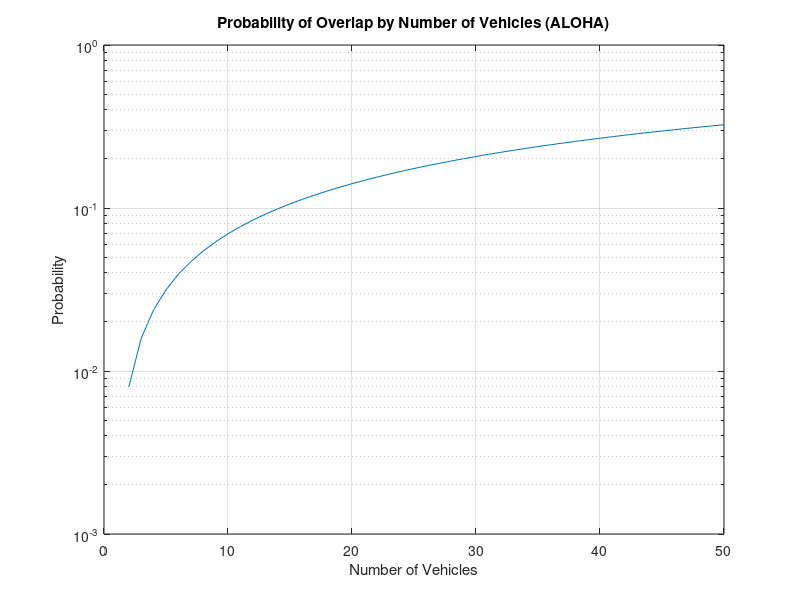

Recreate this plot in MATLAB. (Note: this script raises an error after producing the figure.)
% TP - Communications 
% Code developed by the following students:
% Lucas TRAMONTE
% Vitor OPSFELDER ESTANISLAU
% Max LEE

% TP - Communications 
% Given information:

Pt = 30; % Transmit power in dBm
W = 10 * 10^6; % Bandwidth in Hz
s = 5; % System loss in dB
SNR_min = 30; % Minimum Signal-to-Noise Ratio in dB
A = 41; % Constant A in dB
B = 22.7; % Constant B in dB

% Calculate the noise using the expression:

N = -174 + 10 * log10(W); % Noise power in dBm

% Calculate the maximum distance:

d = 10^((Pt - A - s - N - SNR_min) / B); % Maximum distance in meters

% To prevent disconnection, the vehicle must be located between two access points. 
% Thus, the maximum distance D will be 2*d.

D = 2 * d;

%%%%%%%%%%%%%%%%%%%%%%%%%%%%%%%%%%%%%%%%%%%%%%%%%%%%%%%%%%%%%%%%%%%%%%%%%%%%

% ALOHA: 

% Assume ALOHA transmission can be modeled as a Poisson process. 
% The transmission occurs for 1 packet every 100 ms, 
% therefore, the parameter <<lambda>> is calculated as follows: 

lambda = 1 / (100 * 10^-3); % Arrival rate in packets per second

% Calculate the parameter T_f, which is the transmission time for each packet.
% Each packet is 500 bytes (500*8 = 4000 bits). 
% With a spectral efficiency of 1 bit/s/Hz and a bandwidth of 10 MHz, 
% the transmission time is:

Tf = (500 * 8) / (10^7); % Transmission time in seconds

% The probability that packets do not overlap is given by:
% P_success = exp(-2*(N-1)*lambda*Tf)
% Therefore, the probability of overlap will be the complement:

% Generate a range of vehicles from 2 to 50 for graphing:

N = 2:1:50; % Number of vehicles
P = 1 - exp(-2 * (N - 1) * lambda * Tf); % Probability of overlap
semilogy(N, P) % Logarithmic plot
title('Probability of Overlap by Number of Vehicles (ALOHA)')
xlabel('Number of Vehicles')
ylabel('Probability')
grid on;

% Variables for CSMA:

W = 5; % Updated bandwidth for CSMA
q = 1 - exp(-lambda * Tf); % Transmission probability

tol = 1e-4; % Stopping criterion for the iterative method
dif = 10; % Difference initialization
pc = 0; % Initial probability of collision
it = 0; % Iteration counter

% Compute collision probabilities for different values of m:
pc_calc1 = compute_CSMA(2, tol, q, W);
pc_calc2 = compute_CSMA(3, tol, q, W);
pc_calc3 = compute_CSMA(4, tol, q, W);

% Comparison between ALOHA and CSMA
figure()
semilogy(N, P, N, pc_calc1.^2, N, pc_calc2.^3, N, pc_calc3.^4)
legend('ALOHA', 'CSMA (m = 2)', 'CSMA (m = 3)', 'CSMA (m = 4)')
title('Probability of Overlap by Number of Vehicles')
xlabel('Number of Vehicles')
ylabel('Probability')
grid on;

% Function to compute CSMA collision probabilities:
function [pc_calc] = compute_CSMA(m, tol, q, W)
    pc_calc = []; % Initialize collision probability array
    pc = 0; % Initial probability of collision
    for k = 2:1:50 
        dif = 10; % Initialize difference for iteration
        while (abs(dif) > tol)
            pc_ant = pc; % Previous probability of collision
            pc = 1 - (1 - q * (1 - pc_ant^m) / (1 - pc_ant) * ...
                (1 / (1 + q * (1 - pc_ant^m) / (1 - pc_ant) * ...
                (1 + (W - 1) / (2 * (1 - pc_ant))))))^k;
            dif = pc - pc_ant; % Calculate difference
        end
        pc_calc = [pc_calc, pc]; % Append to the results
    end
end
